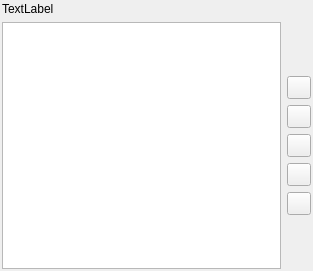
<?xml version="1.0" encoding="UTF-8"?>
<ui version="4.0">
 <class>ListWidgetForm</class>
 <widget class="QWidget" name="ListWidgetForm">
  <property name="geometry">
   <rect>
    <x>0</x>
    <y>0</y>
    <width>313</width>
    <height>271</height>
   </rect>
  </property>
  <property name="windowTitle">
   <string>Form</string>
  </property>
  <layout class="QGridLayout" name="gridLayout_6">
   <property name="margin">
    <number>2</number>
   </property>
   <item row="0" column="0">
    <layout class="QGridLayout" name="gridLayout_5">
     <item row="0" column="0">
      <layout class="QGridLayout" name="gridLayout_2">
       <item row="0" column="0">
        <widget class="QLabel" name="label">
         <property name="text">
          <string>TextLabel</string>
         </property>
        </widget>
       </item>
       <item row="1" column="0">
        <widget class="QListWidget" name="m_listWidget"/>
       </item>
      </layout>
     </item>
     <item row="0" column="1">
      <layout class="QGridLayout" name="gridLayout_4">
       <item row="0" column="0">
        <widget class="QLabel" name="label_2">
         <property name="sizePolicy">
          <sizepolicy hsizetype="Fixed" vsizetype="Fixed">
           <horstretch>0</horstretch>
           <verstretch>0</verstretch>
          </sizepolicy>
         </property>
         <property name="text">
          <string/>
         </property>
        </widget>
       </item>
       <item row="1" column="0">
        <layout class="QGridLayout" name="gridLayout_3">
         <item row="0" column="0">
          <spacer name="verticalSpacer_2">
           <property name="orientation">
            <enum>Qt::Vertical</enum>
           </property>
           <property name="sizeHint" stdset="0">
            <size>
             <width>20</width>
             <height>40</height>
            </size>
           </property>
          </spacer>
         </item>
         <item row="1" column="0">
          <layout class="QGridLayout" name="gridLayout">
           <item row="0" column="0">
            <widget class="QToolButton" name="m_addToolButton">
             <property name="text">
              <string/>
             </property>
            </widget>
           </item>
           <item row="1" column="0">
            <widget class="QToolButton" name="m_removeToolButton">
             <property name="text">
              <string/>
             </property>
            </widget>
           </item>
           <item row="2" column="0">
            <widget class="QToolButton" name="m_editToolButton">
             <property name="text">
              <string/>
             </property>
            </widget>
           </item>
           <item row="3" column="0">
            <widget class="QToolButton" name="m_upToolButton">
             <property name="text">
              <string/>
             </property>
            </widget>
           </item>
           <item row="4" column="0">
            <widget class="QToolButton" name="m_downToolButton">
             <property name="text">
              <string/>
             </property>
            </widget>
           </item>
          </layout>
         </item>
         <item row="2" column="0">
          <spacer name="verticalSpacer">
           <property name="orientation">
            <enum>Qt::Vertical</enum>
           </property>
           <property name="sizeHint" stdset="0">
            <size>
             <width>20</width>
             <height>40</height>
            </size>
           </property>
          </spacer>
         </item>
        </layout>
       </item>
      </layout>
     </item>
    </layout>
   </item>
  </layout>
 </widget>
 <tabstops>
  <tabstop>m_listWidget</tabstop>
  <tabstop>m_addToolButton</tabstop>
  <tabstop>m_removeToolButton</tabstop>
  <tabstop>m_editToolButton</tabstop>
  <tabstop>m_upToolButton</tabstop>
  <tabstop>m_downToolButton</tabstop>
 </tabstops>
 <resources/>
 <connections/>
</ui>
